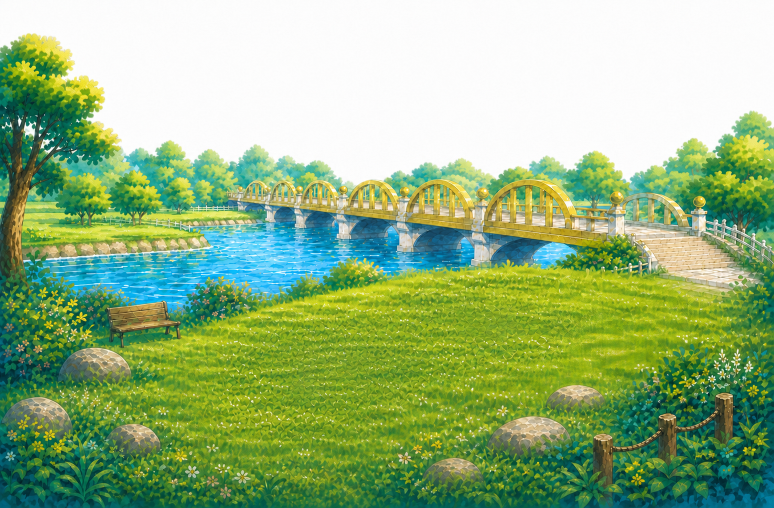
#> input picture tools/sources/arena_scenery/nugget_bridge_anchors_v2.imagegen.png, 1548 x 1016 px (shown at 1/2 size)
$ python build_arena_scenery.py
#> lines starting #> are read from the running program, lines starting #| are printed output that depends on the picture; after the words box and inside, x2 and y2 are one past the last pixel; in counts of white or black regions, pixels touching at a corner belong together
### tools/sources/arena_scenery/repair_outdoor_sky_matte.py
#!/usr/bin/env python3
"""Remove top-connected near-black matte residue from an RGBA outdoor master."""

from __future__ import annotations

import argparse
from collections import deque
from pathlib import Path
from statistics import median

from PIL import Image


def repair(
    source: Path,
    destination: Path,
    threshold: int,
    edge_threshold: int,
    edge_radius: int,
    speck_threshold: int,
    fill_dark_matte: bool,
) -> tuple[int, int, int, int, int, int]:
    image = Image.open(source).convert("RGBA")
    pixels = image.load()
    width, height = image.size

    def is_sky_matte(x: int, y: int) -> bool:
        red, green, blue, alpha = pixels[x, y]
        return alpha < 16 or max(red, green, blue) <= threshold

    queue: deque[tuple[int, int]] = deque()
    sky: set[tuple[int, int]] = set()
    for x in range(width):
        if is_sky_matte(x, 0):
            sky.add((x, 0))
            queue.append((x, 0))

    while queue:
        x, y = queue.popleft()
        for neighbor_y in range(max(0, y - 1), min(height, y + 2)):
            for neighbor_x in range(max(0, x - 1), min(width, x + 2)):
                point = (neighbor_x, neighbor_y)
                if point not in sky and is_sky_matte(neighbor_x, neighbor_y):
                    sky.add(point)
                    queue.append(point)

    opaque_removed = 0
    low_alpha_removed = 0
    deepest_y = 0
    for x, y in sky:
        red, green, blue, alpha = pixels[x, y]
        if alpha == 255:
            opaque_removed += 1
        elif alpha:
            low_alpha_removed += 1
        if alpha:
            deepest_y = max(deepest_y, y)
        pixels[x, y] = (0, 0, 0, 0)

    # The generated outdoor paintings are one continuous foreground whose
    # fully opaque lower edge reaches the bottom of the file. Any remaining
    # alpha island that cannot reach that edge is therefore not scenery: it is
    # detached matte debris (the black bird-like flecks seen against runtime
    # skies). Remove the complete island, including its antialiased rim. This
    # topological rule is independent of color and consequently cannot shave
    # a dark tree, roof or mountain that is connected to the painted ground.
    foreground: set[tuple[int, int]] = set()
    foreground_queue: deque[tuple[int, int]] = deque()
    for x in range(width):
        if pixels[x, height - 1][3] > 0:
            foreground.add((x, height - 1))
            foreground_queue.append((x, height - 1))
    while foreground_queue:
        x, y = foreground_queue.popleft()
        for neighbor_y in range(max(0, y - 1), min(height, y + 2)):
            for neighbor_x in range(max(0, x - 1), min(width, x + 2)):
                point = (neighbor_x, neighbor_y)
                if point not in foreground and pixels[neighbor_x, neighbor_y][3] > 0:
                    foreground.add(point)
                    foreground_queue.append(point)

    floating_removed = 0
    for y in range(height):
        for x in range(width):
            point = (x, y)
            if pixels[x, y][3] > 0 and point not in foreground:
                pixels[x, y] = (0, 0, 0, 0)
                sky.add(point)
                floating_removed += 1

    # Decontaminate the complete narrow live-sky fringe, not only black pixels.
    # Image generation left both black and cyan/green matte colors around tree
    # crowns. Alpha and therefore the exact silhouette stay byte-identical; RGB
    # is borrowed from fully opaque pixels further inside the same local object.
    distance: dict[tuple[int, int], int] = {point: 0 for point in sky}
    distance_queue: deque[tuple[int, int]] = deque(sky)
    while distance_queue:
        x, y = distance_queue.popleft()
        depth = distance[(x, y)]
        if depth == edge_radius:
            continue
        for neighbor_y in range(max(0, y - 1), min(height, y + 2)):
            for neighbor_x in range(max(0, x - 1), min(width, x + 2)):
                point = (neighbor_x, neighbor_y)
                if point not in distance:
                    distance[point] = depth + 1
                    distance_queue.append(point)

    source_pixels = image.copy().load()
    fringe_recolored = 0
    for (x, y), depth in distance.items():
        if not depth:
            continue
        red, green, blue, alpha = source_pixels[x, y]
        if not alpha:
            continue
        samples: list[tuple[int, int, int]] = []
        for radius in range(depth + 1, edge_radius + 17):
            for sample_y in range(max(0, y - radius), min(height, y + radius + 1)):
                for sample_x in range(max(0, x - radius), min(width, x + radius + 1)):
                    sample_red, sample_green, sample_blue, sample_alpha = source_pixels[sample_x, sample_y]
                    sample_depth = distance.get((sample_x, sample_y), edge_radius + 1)
                    if (sample_alpha == 255 and sample_depth > edge_radius
                            and max(sample_red, sample_green, sample_blue)
                            > edge_threshold):
                        samples.append((sample_red, sample_green, sample_blue))
            if len(samples) >= 6:
                break
        if samples:
            pixels[x, y] = (
                int(median(sample[0] for sample in samples)),
                int(median(sample[1] for sample in samples)),
                int(median(sample[2] for sample in samples)),
                alpha,
            )
            fringe_recolored += 1

    # Thin tree tips may have no pixel deeper than the fringe radius. Repair
    # black/cyan/red generator islands from their clean local border inward.
    # Each pass uses a frozen source, so a thick island is corrected one honest
    # neighbourhood layer at a time instead of being flattened in one jump.
    # Alpha and therefore the exact painted silhouette remain untouched.
    sky_bottom = max((point[1] for point in sky), default=0)
    def recolor_specks() -> int:
        """Repair local matte outliers against the image's current colors."""
        speck_source = image.copy().load()
        candidates: set[tuple[int, int]] = set()
        for y in range(min(height, sky_bottom + 49)):
            for x in range(width):
                red, green, blue, alpha = speck_source[x, y]
                channels = sorted((red, green, blue))
                suspicious = (channels[2] <= 48
                              or (channels[0] <= 8 and channels[2] >= 70
                                  and channels[2] - channels[0] >= 70))
                if alpha and suspicious:
                    candidates.add((x, y))

        recolored = 0
        for _ in range(128):
            if not candidates:
                break
            speck_source = image.copy().load()
            changes: list[tuple[int, int, tuple[int, int, int]]] = []
            for x, y in candidates:
                red, green, blue, alpha = speck_source[x, y]
                channels = sorted((red, green, blue))
                suspicious = (channels[2] <= 48
                              or (channels[0] <= 8 and channels[2] >= 70
                                  and channels[2] - channels[0] >= 70))
                if not alpha or not suspicious:
                    continue
                local: list[tuple[int, int, int]] = []
                for sample_y in range(max(0, y - 3), min(height, y + 4)):
                    for sample_x in range(max(0, x - 3),
                                          min(width, x + 4)):
                        if sample_x == x and sample_y == y:
                            continue
                        sr, sg, sb, sa = speck_source[sample_x, sample_y]
                        if sa >= 128:
                            local.append((sr, sg, sb))
                if len(local) < 5:
                    continue
                center = (
                    int(median(sample[0] for sample in local)),
                    int(median(sample[1] for sample in local)),
                    int(median(sample[2] for sample in local)),
                )
                if max(abs(red - center[0]), abs(green - center[1]),
                       abs(blue - center[2])) >= speck_threshold:
                    changes.append((x, y, center))
            if not changes:
                break
            for x, y, center in changes:
                alpha = pixels[x, y][3]
                pixels[x, y] = (*center, alpha)
            recolored += len(changes)
        return recolored

    specks_recolored = recolor_specks()

    # A few early outdoor masters (notably Safari) contain enclosed, fully
    # opaque black matte masses rather than a thin colored fringe. They cannot
    # be turned transparent without punching holes through real branches.
    # When explicitly requested for such a reviewed master, propagate nearby
    # painted foliage/wood colors through each dark component while preserving
    # every alpha byte. This option is intentionally opt-in so normal shadows
    # in other paintings are never reinterpreted automatically.
    if fill_dark_matte:
        dark = {
            (x, y)
            for y in range(min(height, sky_bottom + 49))
            for x in range(width)
            if pixels[x, y][3] > 0 and max(pixels[x, y][:3]) <= 48
        }
        while dark:
            seed = dark.pop()
            component = {seed}
            component_queue = deque([seed])
            while component_queue:
                x, y = component_queue.popleft()
                for neighbor_y in range(max(0, y - 1), min(height, y + 2)):
                    for neighbor_x in range(max(0, x - 1), min(width, x + 2)):
                        point = (neighbor_x, neighbor_y)
                        if point in dark:
                            dark.remove(point)
                            component.add(point)
                            component_queue.append(point)
            if len(component) < 3:
                continue

            owners: dict[tuple[int, int], tuple[int, int, int]] = {}
            owner_queue: deque[tuple[int, int]] = deque()
            for x, y in sorted(component, key=lambda point: (point[1], point[0])):
                samples: list[tuple[int, int, int]] = []
                for radius in (3, 6, 10, 16):
                    samples = []
                    for sample_y in range(max(0, y - radius),
                                          min(height, y + radius + 1)):
                        for sample_x in range(max(0, x - radius),
                                              min(width, x + radius + 1)):
                            if (sample_x, sample_y) in component:
                                continue
                            sr, sg, sb, sa = pixels[sample_x, sample_y]
                            if sa >= 128 and max(sr, sg, sb) >= 80:
                                samples.append((sr, sg, sb))
                    if len(samples) >= 8:
                        break
                if samples:
                    owners[(x, y)] = (
                        int(median(sample[0] for sample in samples)),
                        int(median(sample[1] for sample in samples)),
                        int(median(sample[2] for sample in samples)),
                    )
                    owner_queue.append((x, y))
            if not owner_queue:
                continue
            while owner_queue:
                x, y = owner_queue.popleft()
                color = owners[(x, y)]
                for neighbor_y in range(max(0, y - 1), min(height, y + 2)):
                    for neighbor_x in range(max(0, x - 1), min(width, x + 2)):
                        point = (neighbor_x, neighbor_y)
                        if point in component and point not in owners:
                            owners[point] = color
                            owner_queue.append(point)
            for x, y in component:
                alpha = pixels[x, y][3]
                pixels[x, y] = (*owners[(x, y)], alpha)
            specks_recolored += len(component)

        # The broad fill can expose a handful of small color discontinuities
        # at its boundary. Run the exact same local gate once more against the
        # final painted colors so the shipped image and the validator agree.
        specks_recolored += recolor_specks()

    destination.parent.mkdir(parents=True, exist_ok=True)
    image.save(destination, format="PNG", optimize=False)
    return (opaque_removed, low_alpha_removed, fringe_recolored, deepest_y,
            floating_removed, specks_recolored)


# [24 lines left out: function main, not called in this run]


# [2 lines that do not run on import are left out]

### tools/build_arena_scenery.py
#!/usr/bin/env python3
"""Build the selected painterly arena-scenery backgrounds.

Built-in ImageGen previews may contain a baked neutral checker even when the
prompt requests alpha.  This builder removes only the boundary-connected,
high-luminance neutral field, then resamples in premultiplied-alpha space so
the live sky never inherits a pale checker halo.
"""

from __future__ import annotations

import argparse
from collections import deque
import hashlib
from pathlib import Path

from PIL import Image, ImageFilter

try:
    from tools.sources.arena_scenery.repair_outdoor_sky_matte import repair
except ModuleNotFoundError:  # direct `python tools/build_arena_scenery.py`
    from sources.arena_scenery.repair_outdoor_sky_matte import repair


ROOT = Path(__file__).resolve().parents[1]
SOURCE = (
    ROOT / "tools/sources/arena_scenery/nugget_bridge_anchors_v2.imagegen.png"
)
OUTPUT = ROOT / "assets/battle/nugget_bridge_a.compact.png"
SOURCE_SHA256 = "101f1e7f86205a31d70d3acd98d7a994d017131272c1d9dcca54fa323ad910a5"
SOURCE_SIZE = (1548, 1016)
OUTPUT_SIZE = (1280, 800)


def sha256(path: Path) -> str:
    return hashlib.sha256(path.read_bytes()).hexdigest()


def checker_sky(rgb: Image.Image) -> bytearray:
    """Return only neutral bright pixels connected to an image boundary."""
    width, height = rgb.size
    source = rgb.load()
    total = width * height
    candidate = bytearray(total)
    outside = bytearray(total)
    queue: deque[int] = deque()

    for y in range(height):
        row = y * width
        for x in range(width):
            red, green, blue = source[x, y]
            candidate[row + x] = int(
                min(red, green, blue) >= 225
                and max(red, green, blue) - min(red, green, blue) <= 9
            )

    def seed(x: int, y: int) -> None:
        index = y * width + x
        if candidate[index] and not outside[index]:
            outside[index] = 1
            queue.append(index)

    for x in range(width):
        seed(x, 0)
        seed(x, height - 1)
    for y in range(height):
        seed(0, y)
        seed(width - 1, y)
    while queue:
        index = queue.popleft()
        x, y = index % width, index // width
        if x > 0:
            seed(x - 1, y)
        if x + 1 < width:
            seed(x + 1, y)
        if y > 0:
            seed(x, y - 1)
        if y + 1 < height:
            seed(x, y + 1)
    return outside


def premultiplied_resize(rgb: Image.Image, alpha: Image.Image) -> Image.Image:
    rgba = rgb.copy()
    rgba.putalpha(alpha)
    # Pillow's RGBa mode stores premultiplied channels. Resizing in that mode
    # prevents transparent checker colours from bleeding into the skyline;
    # conversion back to RGBA safely unpremultiplies the finished pixels.
    return (
        rgba.convert("RGBa")
        .resize(OUTPUT_SIZE, Image.Resampling.LANCZOS)
        .convert("RGBA")
    )


def build(source: Path, output: Path) -> Image.Image:
    if sha256(source) != SOURCE_SHA256:
        raise SystemExit("Nugget Bridge ImageGen master SHA-256 changed")
    with Image.open(source) as opened:
        if opened.mode != "RGB" or opened.size != SOURCE_SIZE:
            raise SystemExit(
                f"unexpected Nugget Bridge master {opened.mode} {opened.size}"
            )
        rgb = opened.copy()

    sky = checker_sky(rgb)
    # ImageGen's baked preview blends one or two pale checker pixels into the
    # painted skyline.  Expand only the already boundary-connected sky by two
    # source pixels; at source resolution this removes the halo without changing a leaf's
    # readable silhouette, and the final Lanczos pass restores a soft edge.
    sky_mask = Image.frombytes(
        "L", SOURCE_SIZE, bytes(255 if value else 0 for value in sky)
    ).filter(ImageFilter.MaxFilter(9))
    alpha = sky_mask.point(lambda value: 0 if value else 255, mode="L")
    transparent = sum(1 for value in sky_mask.getdata() if value)
    total = SOURCE_SIZE[0] * SOURCE_SIZE[1]
    if not (total * 0.20 < transparent < total * 0.48):
        raise SystemExit(f"implausible transparent sky occupancy: {transparent}")
    if alpha.crop((0, 0, SOURCE_SIZE[0], 1)).getextrema() != (0, 0):
        raise SystemExit("arena scenery top edge stopped being transparent")
    if alpha.crop(
        (0, SOURCE_SIZE[1] - 1, SOURCE_SIZE[0], SOURCE_SIZE[1])
    ).getextrema() != (255, 255):
        raise SystemExit("arena scenery ground edge stopped being opaque")

    result = premultiplied_resize(rgb, alpha)
    out_alpha = result.getchannel("A")
    if result.size != OUTPUT_SIZE or result.mode != "RGBA":
        raise SystemExit("arena scenery output contract drifted")
    if out_alpha.crop((0, 0, OUTPUT_SIZE[0], 1)).getextrema() != (0, 0):
        raise SystemExit("resized arena scenery top edge stopped being transparent")
    if out_alpha.crop(
        (0, OUTPUT_SIZE[1] - 1, OUTPUT_SIZE[0], OUTPUT_SIZE[1])
    ).getextrema() != (255, 255):
        raise SystemExit("resized arena scenery ground edge stopped being opaque")
    histogram = out_alpha.histogram()
    if sum(histogram[1:255]) == 0:
        raise SystemExit("arena scenery skyline lost antialiasing")

    output.parent.mkdir(parents=True, exist_ok=True)
    result.save(output, format="PNG", optimize=False, compress_level=9)
    repair(output, output, 16, 72, 8, 48, False)
    with Image.open(output) as repaired:
        return repaired.convert("RGBA").copy()


def main() -> None:
    parser = argparse.ArgumentParser()
    parser.add_argument("--source", type=Path, default=SOURCE)
    parser.add_argument("--output", type=Path, default=OUTPUT)
    args = parser.parse_args()
    result = build(args.source.resolve(), args.output.resolve())
#> in build, opened is the input picture: PIL image 1548x1016 RGB; mean R, G, B 147.3, 180.1, 127.7
#> in build, `sky_mask = Image.frombytes( "L", SOURCE_SIZE, bytes(255 if value else ..`:
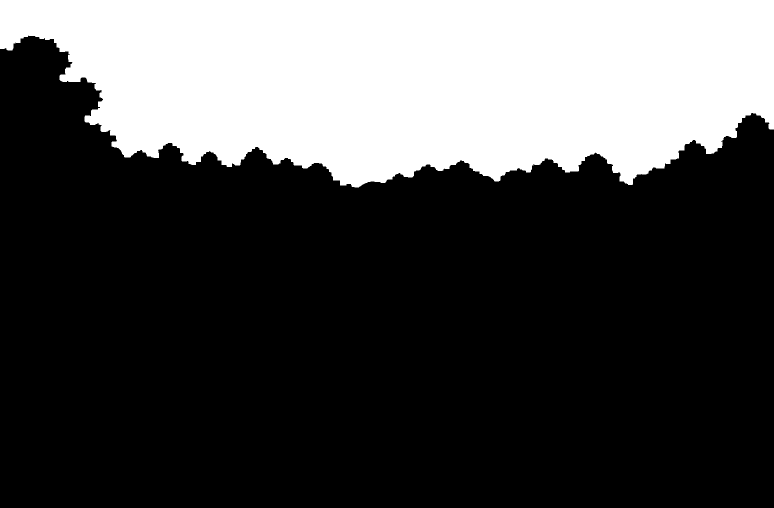
#> sky_mask: PIL image 1548x1016 L (shown at 1/2 size); 29.1% white; 1 white region, box (x1, y1, x2, y2) and area: (0, 0, 1548, 375) 457654
#> in build, `transparent = sum(1 for value in sky_mask.getdata() if value)`: transparent = 457654
#> in premultiplied_resize, `return ( rgba.convert("RGBa") .resize(OUTPUT_SIZE, Image.Resampling.LA..`:
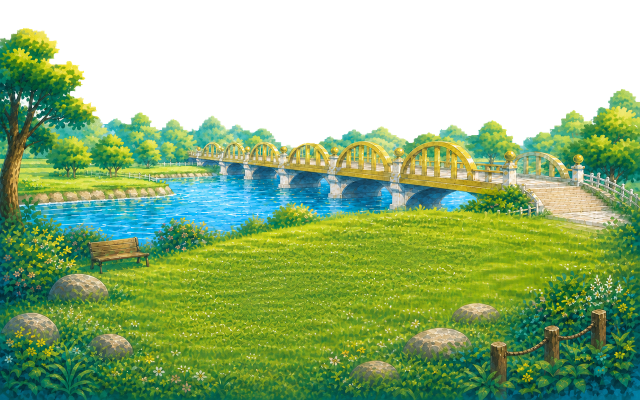
#> returned value: PIL image 1280x800 RGBA (shown at 1/2 size); mean R, G, B, A 74.9, 107.7, 55.5, 180.8; transparent parts drawn white
#> in build, `out_alpha = result.getchannel("A")`:
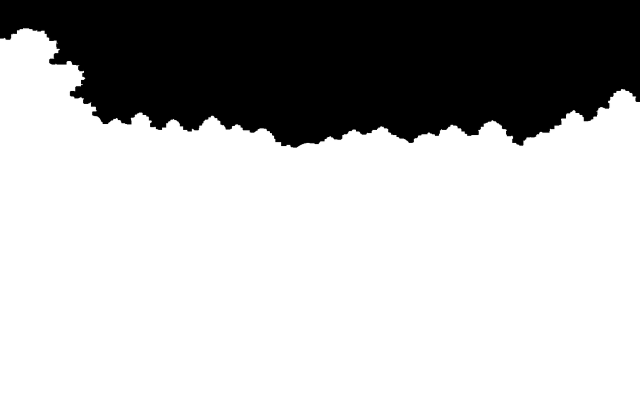
#> out_alpha: PIL image 1280x800 L (shown at 1/2 size); min 0, max 255, mean 180.8
#> in build, `histogram = out_alpha.histogram()`: histogram = 256 values, max 723084 at index 255, min 1 at index 106, mean 4000
#> the loop in repair, `for x, y in sky:` made 296899 passes
#> (x, y) on passes 1 to 3: (476, 78), (963, 196), (911, 6)
#> the loop in repair, `for (x, y), depth in distance.items():` made 315340 passes
#> in repair, `image.save(destination, format="PNG", optimize=False)`:
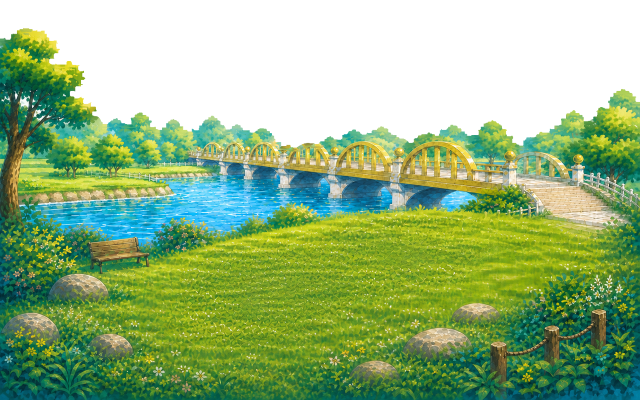
#> saved as nugget_bridge_a.compact.png: PIL image 1280x800 RGBA (shown at 1/2 size); mean R, G, B, A 74.3, 107.1, 55.1, 180.8; transparent parts drawn white
    alpha = result.getchannel("A").histogram()
    print(
        f"{sha256(args.output.resolve())}  {args.output.resolve()} "
        f"{result.width}x{result.height} rgba "
        f"transparent={alpha[0]} "
        f"partial={sum(alpha[1:255])}"
    )
#| 94070be1a0f46072cdc1bbdf8d1a78c5a68b5ee50111812b688a334ce10d7c37  assets/battle/nugget_bridge_a.compact.png 1280x800 rgba transparent=296899 partial=4017


if __name__ == "__main__":
    main()
